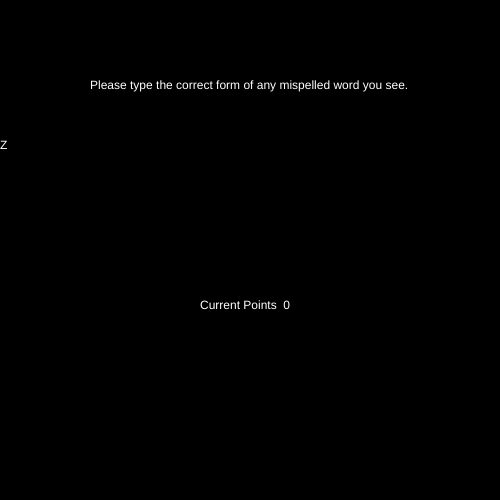
Frame 1 (no input)
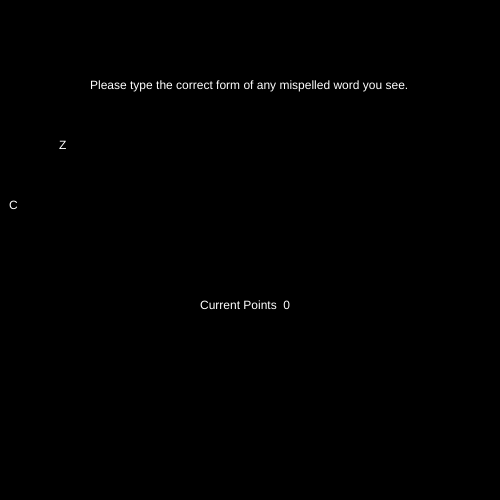
Frame 60 (no input)
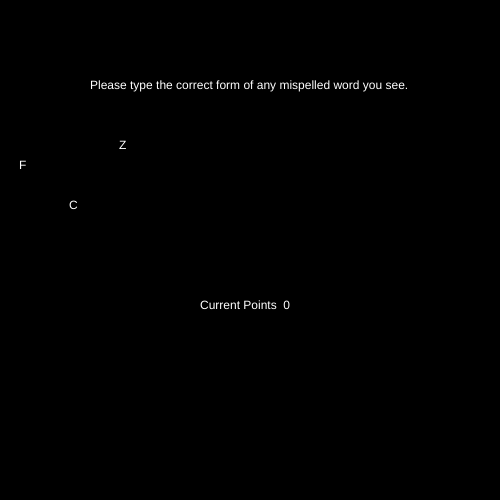
Frame 120 (the mouse pressed at the canvas centre since frame 60)

The p5.js sketch that drew these frames (run headless with seeded random() and noise() and a simulated clock; from frame 60 on, the mouse is pressed at the canvas centre):

// p5.js sketch
// ── sketch.js
function setup(){
    createCanvas(500, 500);
    background('black');
}  
var x = 0;
var x1 = -50;
var x2 = -100;
var x3 = -150; 
var x4 = -200;
function draw(){
    background('black');
    fill(255);
    //the text function allows the word to be typed on the screen
    //the numbers within the text function establish where they appear 
    //the x-variables allow the word to move along the screen
    text("Please type the correct form of any mispelled word you see.", 90, 80, 340, 100);
    text("Current Points  0", 200, 300, 300, 100);
    text("Z", x, 140, 100, 100);
    x = x + 1;
    text("C", x1, 200, 100, 100);
    x1 = x1 + 1;
    text("F", x2, 160, 100, 100);
    x2 = x2 + 1;
    text("S", x3, 230, 100, 100);
    x3 = x3 + 1; 
    text("A", x4, 120, 100, 100);
    x4 = x4 + 1;
}
